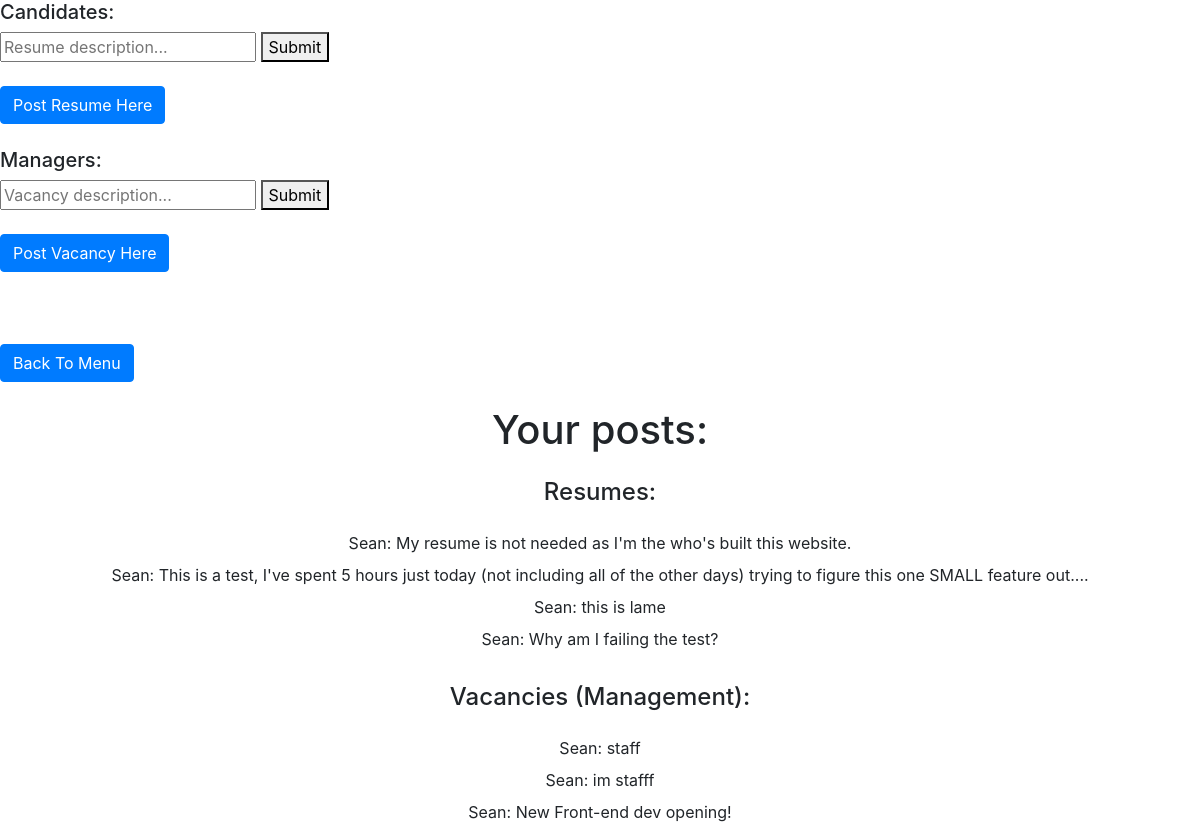
The app's page /home/ (signed in), older data.
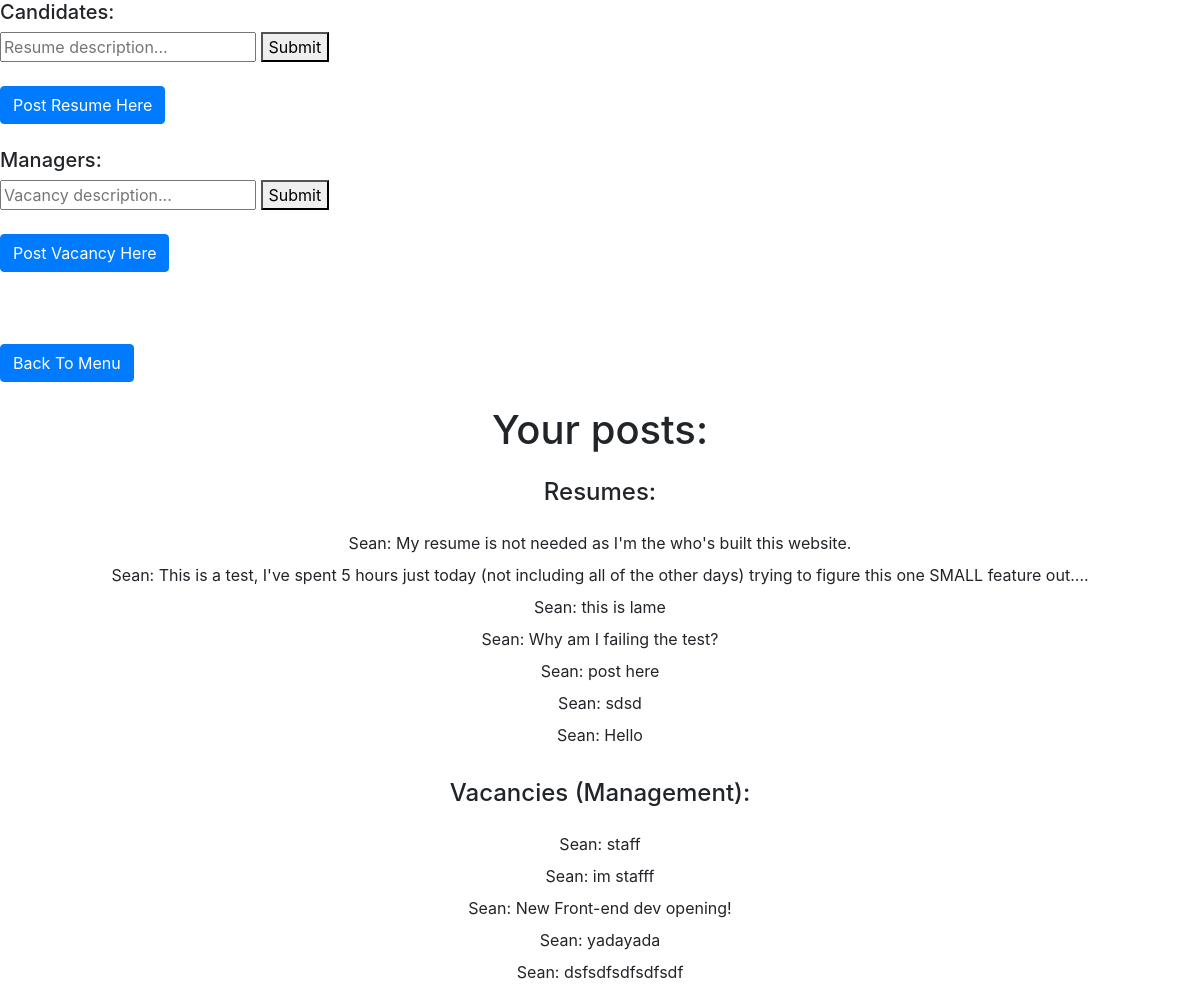
The same page, newer data.
### resume/models.py (models this page shows)
class Resume(models.Model):
    description = CharField(max_length=1024)
    author = ForeignKey(settings.AUTH_USER_MODEL, on_delete=models.CASCADE)
    def __str__(self):
        return self.description

### vacancy/models.py (models this page shows)
class Vacancy(models.Model):
    description = CharField(max_length=1024)
    author = ForeignKey(settings.AUTH_USER_MODEL, on_delete=models.CASCADE)
    def __str__(self):
        return self.description

### profile_page/views.py (the view)
# urls.py: path('', views.get_profile, name='profile_page'),
def get_profile(request, *args, **kwargs):
    current_author_id = request.user.id
    resume_lst = Resume.objects.filter(author=current_author_id)
    vacancy_lst = Vacancy.objects.filter(author=current_author_id)
    context = {
        "resume_lst": resume_lst,
        "vacancy_lst": vacancy_lst,
    }
    return render(request, "profile_page/profile_page.html", context)

### templates/profile_page/profile_page.html (shortened to what this page needs)
<!DOCTYPE html>
<html>
<head>
    <link rel="stylesheet" href="https://stackpath.bootstrapcdn.com/bootstrap/4.5.0/css/bootstrap.min.css">
</head>
<body>
<h5>Candidates:</h5>
<form action="{% url 'resume_paths:create_resume' %}" method="POST">{% csrf_token %}
    <input type="text" name="resume_description" maxlength="1024" placeholder="Resume description...">
    <button type="submit">Submit</button>
</form>
<br><a class="btn btn-primary" href="/resume/new">Post Resume Here</a>
<br>
<br>
<h5>Managers:</h5>
<form action="{% url 'vacancy_paths:create_vacancy' %}" method="POST">{% csrf_token %}
    <input type="text" name="vacancy_description" maxlength="1024" placeholder="Vacancy description...">
    <button type="submit">Submit</button>
</form>
<br><a class="btn btn-primary" href="/vacancy/new">Post Vacancy Here</a>
<br>
<br>
<br>
<br><a class="btn btn-primary" href="/">Back To Menu</a>
<br><br>
<h1 class="mb-4 text-center">Your posts: </h1>
<h4 class="mb-4 text-center">Resumes:</h4>
{% for resume in resume_lst %}
    <p class="mb-2 text-center">{{ resume.author }}: {{ resume }}</p>
{% endfor %}
<br><h4 class="mb-4 text-center">Vacancies (Management):</h4>
{% for vacancy in vacancy_lst %}
    <p class="mb-2 text-center">{{ vacancy.author }}: {{ vacancy }}</p>
{% endfor %}
</body>
</html>

Row changes from the older to the newer data that the page shows:
added Resume: author "Sean", description "post here"
added Resume: author "Sean", description "sdsd"
added Resume: author "Sean", description "Hello"
added Vacancy: author "Sean", description "yadayada"
added Vacancy: author "Sean", description "dsfsdfsdfsdfsdf"
